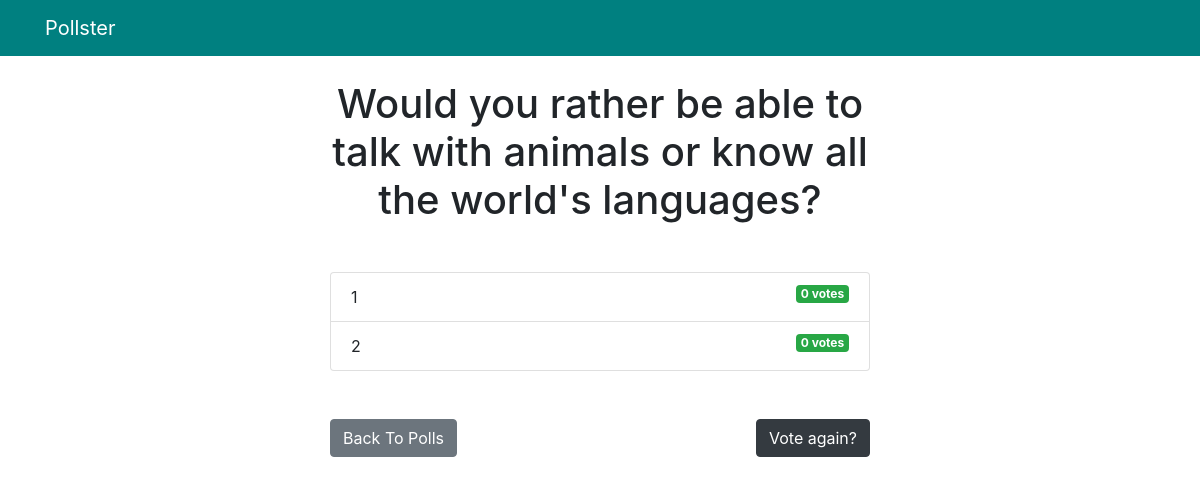
Screenshot of /polls/24/results/ with the database file from the repository.
### polls/models.py (models this page shows, shortened)
class Question(models.Model):
    question_text = models.CharField(max_length=200)
    pub_date = models.DateTimeField('date published')

class Choice(models.Model):
    question = models.ForeignKey(Question, on_delete =models.CASCADE)
    choice_text = models.CharField(max_length=200)
    votes = models.IntegerField(default=0)

### polls/views.py (the view)
# urls.py: path('<int:pk>/results/', views.ResultView.as_view(), name='results'),
class ResultView(generic.DetailView):
    model = Question
    template_name='polls/results.html'
    def get_queryset(self):
        return Question.objects.filter(pub_date__lte=timezone.now())

### templates/polls/results.html (shortened to what this page needs)
{% extends 'base.html' %}
{% block content %}
<h1 class="mb-5 text-center">{{ question.question_text }}</h1>
<ul class="list-group mb-5">
	{% for choice in question.choice_set.all %}
	<li class="list-group-item">
		{{ choice.choice_text }}  <span class="badge badge-success float-right">{{ choice.votes }} vote{{ choice.votes | pluralize }}</span>
	</li>
	{% endfor %}
</ul>
<a class="btn btn-secondary" href="{% url 'polls:index' %}">Back To Polls</a>
<a class="btn btn-dark" href="{% url 'polls:detail' question.id %}" style="float:right;margin-bottom:7px">Vote again?</a>
</body>
{% endblock %}

### rows the page displays
Question: question_text "Would you rather be able to talk with animals or know all the world's languages?"
Choice: choice_text "1", votes "0", votes|pluralize "s"
Choice: choice_text "2", votes "0", votes|pluralize "s"
